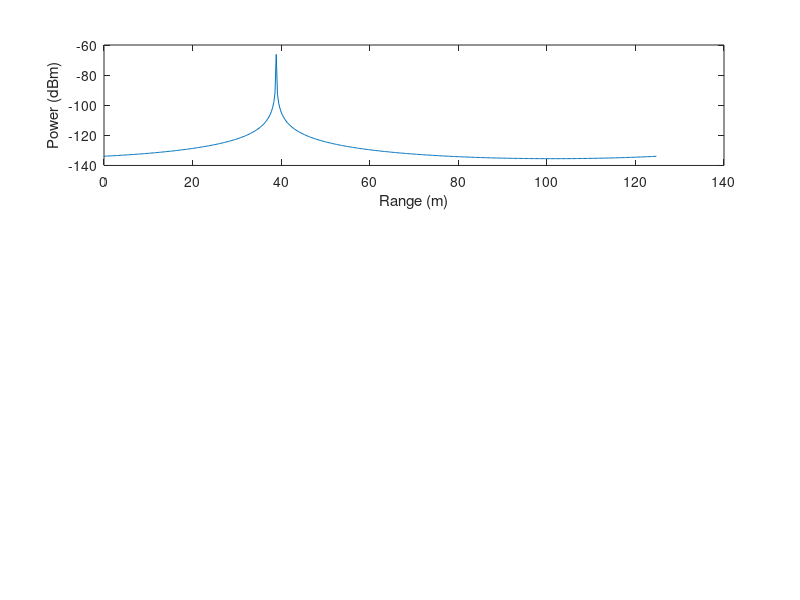

This figure's MATLAB source: (Note: this script raises an error after producing the figure.)
%% range setup
c = 300; % m/us
h = 12; % slope: 12 MHz/us
Bc = 540; % chirp bandwidth: 540MHz
Tc = Bc/h; % 45 us, chirp duration
fH = 10; % LPF cutoff: 10MHz 
Fs_r = fH; % complex sample frequency on bin bins
N = Tc/ (1/fH); % number of range bins = Tc/ (1/fH)
t_r = (0: N-1)* (1/fH); % fast time vector, us
fr1 = 3.11; % IF frequency: 8.11MHz, 5.11MHz, 3.11MHz, ghost
fr2 = 3.12; % IF frequency: 8.12MHz, 5.12MHz, 3.12MHz, target   or  7.05
nr1 = fr1/fH*N; % range bin of ghost 
nr2 = fr2/fH*N; % range bin of target
%% Doppler setup
fc = 77* 1000; % (us)^{-1}, 77k MHz 
Tg = 55;           % 55us, inter-chirp duration
Fs_D = 1/Tg;         % complex sample frequency on Doppler bins
L = 200;           % number of chirps per frame
t_l = (0:L-1)*Tg;    % slow time vector, us
% Doppler frequency fD = 2vf_c/c; 
% maximum Doppler: -pi <= 2 pi * fD * Tg <= pi   
% -1/2 * 1/Tg <= fD <= 1/2 * 1/Tg
% as Tg is at the order of tens of us, fD is at the order of kHz
fDmax = 1/2 * 1/Tg*1000; % max positive Doppler: kHz
fD1 = 4.21; % Doppler: 4.21kHz -> ghost 16.40m/s  
fD2 = 6.21; % Doppler: 6.21kHz -> target 12.10m/s
lD1 = (fD1+fDmax)/fDmax*L/2; % Doppler bin of ghost
lD2 = (fD2+fDmax)/fDmax*L/2; % Doppler bin of target
%% power setup
Pt_dB = 12; % dBm
G_t = 12; % dBi
G_r = 12; % dBi
RCS = 20; %m^2
dmax = 1000; % m
d_g = 40; %m
d_t = fr2 * c /2/h; % target distance, m
SignalPower0_dBm = Pt_dB + G_t + G_r;
SignalPower0 = 10^(SignalPower0_dBm/10); 
ghostPowerLinear = SignalPower0 * (c*10^6)^2/(4*pi)^2/(fc*10^6)^2/ (d_g)^2; % ghost power, mw
ghostAmpLinear = sqrt(ghostPowerLinear);
targetPowerLinear = SignalPower0 * RCS * (c*10^6)^2/(4*pi)^3/(fc*10^6)^2 / (d_t)^4; % target power, mW 
targetAmpLinear = sqrt(targetPowerLinear);
% 2nd ghost
% d_g2 = 400;
% ghostPowerLinear2 = SignalPower0 * (c*10^6)^2/(4*pi)^2/(fc*10^6)^2/ (d_g2)^2; % ghost
% ghostAmpLinear2 = sqrt(ghostPowerLinear2);
%% unslotted ALOHA with phase coding
% example: 1 ghost and 1 target
code01 = binornd(1,2.5/5,1,L);
PC1 = exp(i*pi*code01);
X_2D = [];
for l = 1: L
    X_2D = [X_2D; ghostAmpLinear*exp(i*2*pi*fr1*t_r)*exp(i*2*pi*fD1*t_l(l)/1000)*PC1(l) + targetAmpLinear*exp(i*2*pi*fr2*t_r)*exp(i*2*pi*fD2*t_l(l)/1000)];
    % X_2D = [X_2D;  targetAmpLinear*exp(i*2*pi*fr2*t_r)*exp(i*2*pi*fD2*t_l(l)/1000)];
    %X_2D = [X_2D; ghostAmpLinear*exp(i*2*pi*fr1*t_r)*exp(i*2*pi*fD1*t_l(l)/1000)*FH1(l)];
end
% example: 2 ghosts 
% code01 = binornd(1,2.5/5,1,L);
% code01_p = binornd(1,2.5/5,1,L);
% PC1 = exp(i*pi*code01);
% PC2 = exp(i*pi*code01_p);
% X_2D = [];
% for l = 1: L
%     X_2D = [X_2D; ghostAmpLinear*exp(i*2*pi*fr1*t_r)*exp(i*2*pi*fD1*t_l(l)/1000)*PC1(l) + ghostAmpLinear2*exp(i*2*pi*fr2*t_r)*exp(i*2*pi*fD2*t_l(l)/1000)*PC2(l)];
%     % X_2D = [X_2D;  targetAmpLinear*exp(i*2*pi*fr2*t_r)*exp(i*2*pi*fD2*t_l(l)/1000)];
%     %X_2D = [X_2D; ghostAmpLinear*exp(i*2*pi*fr1*t_r)*exp(i*2*pi*fD1*t_l(l)/1000)*FH1(l)];
% end
%% Range FFT
Y_r_2D  = [];
for l = 1: L
    X_2D_l = X_2D(l,:);
    Y_r_2D = [Y_r_2D; fft(X_2D_l,N)];
end
Prange = abs(Y_r_2D(1,:)/(N)).^2;
PrangedB = 10*log10(Prange);
f_r = Fs_r*(0:N-1)/N; % MHz
range = f_r * c/2/h;
subplot(3,1,1)
plot(range,PrangedB) 
xlabel('Range (m)')
ylabel('Power (dBm)')
Y_r_2D = Y_r_2D/N;
% ------------------------------------------------------------------------
% threshold detector for range detection
Power_Y_r_2D = 10*log10(abs(Y_r_2D).^2); % detect
countY_r_2D = Power_Y_r_2D > -128;
classifyY_r_2D = sum(countY_r_2D); % classify, entry n means number of signals over L chirp cycles on range bin n
%% Doppler FFT
Y_rD_2D = [];
for n = 1: N
    if classifyY_r_2D(n) == L
        Y_r_2D_n = Y_r_2D(:,n);
        Y_rD_2D = [Y_rD_2D, fftshift(fft(Y_r_2D_n,L))];
    else 
        Y_rD_2D = [Y_rD_2D, zeros(L,1)];
    end
end
Y_rD_2D = Y_rD_2D/L;
%% detector for range-velocity detection
% ------------------------------------------------------------------------
Amp_Y_rD_2D_linear = abs(Y_rD_2D);
Pow_Y_rD_2D_linear = Amp_Y_rD_2D_linear.^2;
Pow_Y_rD_2D_dB = 10*log10(Pow_Y_rD_2D_linear);
countY_rD_2D = zeros(L,N);
noisePower = []; 
% ------------------------------------------------------------------------
% MATLAB 1D-CFAR 
% detector = phased.CFARDetector('NumTrainingCells',10,'NumGuardCells',2, ...
%     'ProbabilityFalseAlarm',0.005,'OutputFormat','Detection index');
% cutidx = 1:L;
% for n = 1: N
%     dets_n = detector(Pow_Y_rD_2D_linear(:,n),cutidx);
%     if length(dets_n)>0
%        countY_rD_2D(dets_n, n) = 1;
%     else 
%         continue
%     end
% end
% countY_rD_2D = countY_rD_2D.* (Pow_Y_rD_2D_dB>-128);
% ------------------------------------------------------------------------
% my cfar detector 
% 1D-CFAR
for n = 1: N
    Pow_Y_rD_2D_linear_n = Pow_Y_rD_2D_linear(:,n);
    [Detect_n, noisePower_n]= cfar_ca1D(Pow_Y_rD_2D_linear_n,20,2,10,0); % cfar detector
    noisePower =[noisePower, noisePower_n'];
    if size(Detect_n,2)>0
        Detect_n_index = Detect_n(1,:);
        countY_rD_2D(Detect_n_index, n) = 1;
    else 
        continue
    end
end
countY_rD_2D = countY_rD_2D.* (Pow_Y_rD_2D_dB>-128);
noisePower = noisePower.* (Pow_Y_rD_2D_dB>-128);
% ------------------------------------------------------------------------
% MATLAB 2D-CFAR -> poor performance
% detector = phased.CFARDetector2D('TrainingBandSize',[5,5], ...
%     'ThresholdFactor','Auto','GuardBandSize',[5,5], ...
%     'ProbabilityFalseAlarm',5e-4,'Method','SOCA','ThresholdOutputPort',true);
% Ngc = detector.GuardBandSize(2);
% Ngr = detector.GuardBandSize(1);
% Ntc = detector.TrainingBandSize(2);
% Ntr = detector.TrainingBandSize(1);
% cutidx = [];
% colstart = Ntc + Ngc + 1;
% colend = N - ( Ntc + Ngc);
% rowstart = Ntr + Ngr + 1;
% rowend = L - ( Ntr + Ngr);
% for m = colstart:colend
%     for n = rowstart:rowend
%         cutidx = [cutidx,[n;m]];
%     end
% end
% dets = detector(Pow_Y_rD_2D_linear,cutidx);
% for k = 1 : length(dets)
%     countY_rD_2D(cutidx(1,k), cutidx(2,k)) = dets(k);
% end
% countY_rD_2D = countY_rD_2D.* (Pow_Y_rD_2D_dB>-128);
% ------------------------------------------------------------------------
%% plot
f_D = Fs_D*(-(L/2):(L/2)-1)/L *10^3; % kHz
velocity = f_D * 1000 * c/fc/2;
subplot(3,1,2)
[Range, Velocity] = meshgrid(range, velocity);
mesh(Range, Velocity, Pow_Y_rD_2D_dB) % 2D-FFT result
colorbar
colormap(hot)
cmap = colormap;
cmapNew = flip(cmap);
colormap(cmapNew)
xlim([0, 130])
ylim([-20,20])
zlim([-128, -40]);
xlabel('Range (m)')
ylabel('Velocity (m/s)')
zlabel('Power (dBm)')
subplot(3,1,3)
mesh(Range, Velocity, countY_rD_2D) % cfar detection result
colorbar
xlim([0, 130])
ylim([-20,20])
zlim([0, 1]);
xlabel('Range (m)')
ylabel('Velocity (m/s)')
% conclusion: 
% 1. when ghost and target are not in the different range bins, phase coding spread ghost into noise, using CFAR detector, only target
% can be detected
% 2. when ghost and target are not in the same range bin, and when ghost
% power is large (e.g., interfer range <= 300m) and target power is small (e.g., target fr = 8MHz), CFAR detector cannot detect target